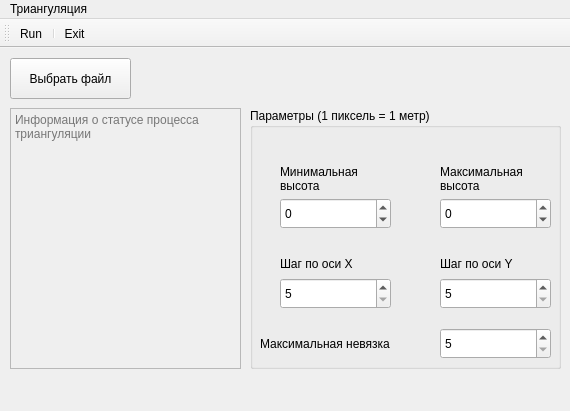
<?xml version="1.0" encoding="UTF-8"?>
<ui version="4.0">
 <class>MainWindow</class>
 <widget class="QMainWindow" name="MainWindow">
  <property name="windowModality">
   <enum>Qt::WindowModal</enum>
  </property>
  <property name="geometry">
   <rect>
    <x>0</x>
    <y>0</y>
    <width>570</width>
    <height>411</height>
   </rect>
  </property>
  <property name="windowTitle">
   <string>Окно настроек</string>
  </property>
  <property name="windowIcon">
   <iconset>
    <normaloff>triangle.png</normaloff>triangle.png</iconset>
  </property>
  <property name="animated">
   <bool>true</bool>
  </property>
  <widget class="QWidget" name="centralwidget">
   <widget class="QPushButton" name="chooseFileButton">
    <property name="geometry">
     <rect>
      <x>10</x>
      <y>10</y>
      <width>121</width>
      <height>41</height>
     </rect>
    </property>
    <property name="text">
     <string>Выбрать файл</string>
    </property>
   </widget>
   <widget class="QLabel" name="pathFileLabel">
    <property name="geometry">
     <rect>
      <x>140</x>
      <y>10</y>
      <width>421</width>
      <height>41</height>
     </rect>
    </property>
    <property name="text">
     <string/>
    </property>
   </widget>
   <widget class="QPlainTextEdit" name="statusTextEdit">
    <property name="enabled">
     <bool>false</bool>
    </property>
    <property name="geometry">
     <rect>
      <x>10</x>
      <y>60</y>
      <width>231</width>
      <height>261</height>
     </rect>
    </property>
    <property name="readOnly">
     <bool>true</bool>
    </property>
    <property name="placeholderText">
     <string>Информация о статусе процесса триангуляции</string>
    </property>
   </widget>
   <widget class="QGroupBox" name="Parameters">
    <property name="geometry">
     <rect>
      <x>250</x>
      <y>60</y>
      <width>311</width>
      <height>261</height>
     </rect>
    </property>
    <property name="title">
     <string>Параметры (1 пиксель = 1 метр)</string>
    </property>
    <widget class="QSpinBox" name="minHeightSpin">
     <property name="geometry">
      <rect>
       <x>30</x>
       <y>90</y>
       <width>111</width>
       <height>31</height>
      </rect>
     </property>
     <property name="specialValueText">
      <string/>
     </property>
     <property name="minimum">
      <number>-1000000</number>
     </property>
     <property name="maximum">
      <number>1000000</number>
     </property>
    </widget>
    <widget class="QLabel" name="minHeightLabel">
     <property name="geometry">
      <rect>
       <x>30</x>
       <y>50</y>
       <width>111</width>
       <height>41</height>
      </rect>
     </property>
     <property name="text">
      <string>Минимальная
высота</string>
     </property>
    </widget>
    <widget class="QSpinBox" name="stepXSpin">
     <property name="geometry">
      <rect>
       <x>30</x>
       <y>170</y>
       <width>111</width>
       <height>31</height>
      </rect>
     </property>
     <property name="specialValueText">
      <string/>
     </property>
     <property name="minimum">
      <number>5</number>
     </property>
     <property name="maximum">
      <number>1000000</number>
     </property>
     <property name="value">
      <number>5</number>
     </property>
    </widget>
    <widget class="QLabel" name="maxHeightLabel">
     <property name="geometry">
      <rect>
       <x>190</x>
       <y>50</y>
       <width>111</width>
       <height>41</height>
      </rect>
     </property>
     <property name="text">
      <string>Максимальная
высота</string>
     </property>
    </widget>
    <widget class="QSpinBox" name="maxHeightSpin">
     <property name="geometry">
      <rect>
       <x>190</x>
       <y>90</y>
       <width>111</width>
       <height>31</height>
      </rect>
     </property>
     <property name="specialValueText">
      <string/>
     </property>
     <property name="minimum">
      <number>-1000000</number>
     </property>
     <property name="maximum">
      <number>1000000</number>
     </property>
    </widget>
    <widget class="QLabel" name="stepXLabel">
     <property name="geometry">
      <rect>
       <x>30</x>
       <y>140</y>
       <width>111</width>
       <height>31</height>
      </rect>
     </property>
     <property name="text">
      <string>Шаг по оси X</string>
     </property>
    </widget>
    <widget class="QSpinBox" name="stepYSpin">
     <property name="geometry">
      <rect>
       <x>190</x>
       <y>170</y>
       <width>111</width>
       <height>31</height>
      </rect>
     </property>
     <property name="specialValueText">
      <string/>
     </property>
     <property name="minimum">
      <number>5</number>
     </property>
     <property name="maximum">
      <number>1000000</number>
     </property>
    </widget>
    <widget class="QLabel" name="stepYLabel">
     <property name="geometry">
      <rect>
       <x>190</x>
       <y>140</y>
       <width>111</width>
       <height>31</height>
      </rect>
     </property>
     <property name="text">
      <string>Шаг по оси Y</string>
     </property>
    </widget>
    <widget class="QSpinBox" name="maxDiscrepancySpin">
     <property name="geometry">
      <rect>
       <x>190</x>
       <y>220</y>
       <width>111</width>
       <height>31</height>
      </rect>
     </property>
     <property name="specialValueText">
      <string/>
     </property>
     <property name="minimum">
      <number>5</number>
     </property>
     <property name="maximum">
      <number>1000000</number>
     </property>
     <property name="value">
      <number>5</number>
     </property>
    </widget>
    <widget class="QLabel" name="maxDiscrepancyLabel">
     <property name="geometry">
      <rect>
       <x>10</x>
       <y>220</y>
       <width>181</width>
       <height>31</height>
      </rect>
     </property>
     <property name="text">
      <string>Максимальная невязка</string>
     </property>
    </widget>
   </widget>
  </widget>
  <widget class="QMenuBar" name="MainMenu">
   <property name="geometry">
    <rect>
     <x>0</x>
     <y>0</y>
     <width>570</width>
     <height>22</height>
    </rect>
   </property>
   <widget class="QMenu" name="TriangulationMenu">
    <property name="title">
     <string>Триангуляция</string>
    </property>
    <addaction name="separator"/>
   </widget>
   <addaction name="TriangulationMenu"/>
  </widget>
  <widget class="QToolBar" name="MainToolBar">
   <property name="windowTitle">
    <string>toolBar</string>
   </property>
   <attribute name="toolBarArea">
    <enum>TopToolBarArea</enum>
   </attribute>
   <attribute name="toolBarBreak">
    <bool>false</bool>
   </attribute>
   <addaction name="RunAction"/>
   <addaction name="separator"/>
   <addaction name="ExitAction"/>
  </widget>
  <action name="ExitAction">
   <property name="checkable">
    <bool>true</bool>
   </property>
   <property name="icon">
    <iconset>
     <normaloff>exit.png</normaloff>exit.png</iconset>
   </property>
   <property name="text">
    <string>Exit</string>
   </property>
   <property name="toolTip">
    <string>Выход</string>
   </property>
   <property name="shortcut">
    <string>Ctrl+Q</string>
   </property>
  </action>
  <action name="RunAction">
   <property name="checkable">
    <bool>true</bool>
   </property>
   <property name="icon">
    <iconset>
     <normaloff>run.png</normaloff>run.png</iconset>
   </property>
   <property name="text">
    <string>Run</string>
   </property>
   <property name="toolTip">
    <string>Запустить</string>
   </property>
  </action>
 </widget>
 <resources/>
 <connections/>
</ui>
